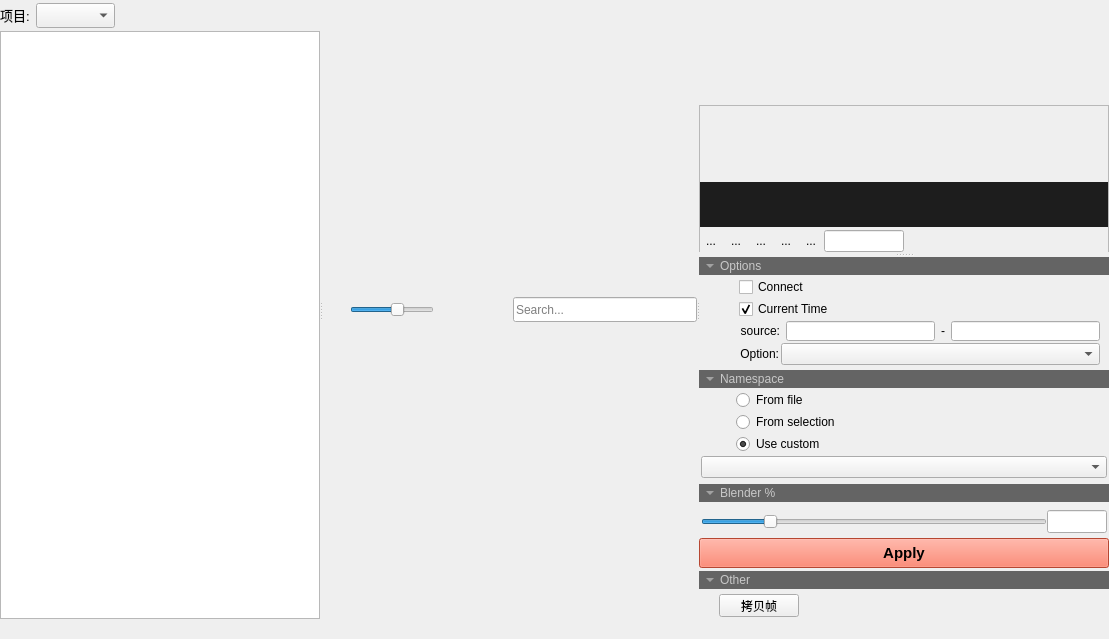
<?xml version="1.0" encoding="UTF-8"?>
<ui version="4.0">
 <class>Form</class>
 <widget class="QWidget" name="Form">
  <property name="geometry">
   <rect>
    <x>0</x>
    <y>0</y>
    <width>1109</width>
    <height>621</height>
   </rect>
  </property>
  <property name="windowTitle">
   <string>Form</string>
  </property>
  <layout class="QGridLayout" name="gridLayout" rowminimumheight="500,1">
   <property name="leftMargin">
    <number>0</number>
   </property>
   <property name="topMargin">
    <number>0</number>
   </property>
   <property name="rightMargin">
    <number>0</number>
   </property>
   <property name="bottomMargin">
    <number>0</number>
   </property>
   <property name="spacing">
    <number>0</number>
   </property>
   <item row="0" column="0">
    <widget class="QSplitter" name="mainWindow_splitter">
     <property name="orientation">
      <enum>Qt::Horizontal</enum>
     </property>
     <property name="handleWidth">
      <number>2</number>
     </property>
     <widget class="QWidget" name="layoutWidget_2">
      <layout class="QVBoxLayout" name="verticalLayout_5">
       <property name="spacing">
        <number>0</number>
       </property>
       <property name="sizeConstraint">
        <enum>QLayout::SetMaximumSize</enum>
       </property>
       <item>
        <layout class="QHBoxLayout" name="horizontalLayout_4">
         <property name="spacing">
          <number>6</number>
         </property>
         <property name="sizeConstraint">
          <enum>QLayout::SetDefaultConstraint</enum>
         </property>
         <property name="topMargin">
          <number>3</number>
         </property>
         <property name="bottomMargin">
          <number>3</number>
         </property>
         <item>
          <widget class="QLabel" name="label_2">
           <property name="sizePolicy">
            <sizepolicy hsizetype="Fixed" vsizetype="Fixed">
             <horstretch>0</horstretch>
             <verstretch>0</verstretch>
            </sizepolicy>
           </property>
           <property name="minimumSize">
            <size>
             <width>30</width>
             <height>0</height>
            </size>
           </property>
           <property name="maximumSize">
            <size>
             <width>30</width>
             <height>16777215</height>
            </size>
           </property>
           <property name="font">
            <font>
             <family>Microsoft YaHei UI</family>
             <pointsize>10</pointsize>
            </font>
           </property>
           <property name="text">
            <string>项目:</string>
           </property>
          </widget>
         </item>
         <item alignment="Qt::AlignLeft">
          <widget class="QComboBox" name="proj_comb">
           <property name="sizePolicy">
            <sizepolicy hsizetype="Expanding" vsizetype="Fixed">
             <horstretch>0</horstretch>
             <verstretch>0</verstretch>
            </sizepolicy>
           </property>
           <property name="minimumSize">
            <size>
             <width>50</width>
             <height>25</height>
            </size>
           </property>
           <property name="maximumSize">
            <size>
             <width>200</width>
             <height>25</height>
            </size>
           </property>
           <property name="font">
            <font>
             <family>Microsoft YaHei UI</family>
             <pointsize>10</pointsize>
             <weight>75</weight>
             <bold>true</bold>
            </font>
           </property>
          </widget>
         </item>
        </layout>
       </item>
       <item>
        <widget class="QSplitter" name="type_splitter">
         <property name="orientation">
          <enum>Qt::Vertical</enum>
         </property>
         <property name="handleWidth">
          <number>3</number>
         </property>
         <widget class="QListWidget" name="type_listWgt">
          <property name="sizePolicy">
           <sizepolicy hsizetype="MinimumExpanding" vsizetype="Expanding">
            <horstretch>0</horstretch>
            <verstretch>0</verstretch>
           </sizepolicy>
          </property>
          <property name="minimumSize">
           <size>
            <width>100</width>
            <height>0</height>
           </size>
          </property>
          <property name="maximumSize">
           <size>
            <width>15000</width>
            <height>16777215</height>
           </size>
          </property>
          <property name="sizeIncrement">
           <size>
            <width>0</width>
            <height>0</height>
           </size>
          </property>
          <property name="baseSize">
           <size>
            <width>10</width>
            <height>0</height>
           </size>
          </property>
          <property name="dragEnabled">
           <bool>false</bool>
          </property>
          <property name="alternatingRowColors">
           <bool>false</bool>
          </property>
          <property name="spacing">
           <number>3</number>
          </property>
          <property name="currentRow">
           <number>-1</number>
          </property>
         </widget>
        </widget>
       </item>
      </layout>
     </widget>
     <widget class="QWidget" name="layoutWidget_3">
      <layout class="QVBoxLayout" name="verticalLayout_main">
       <property name="spacing">
        <number>6</number>
       </property>
       <property name="sizeConstraint">
        <enum>QLayout::SetDefaultConstraint</enum>
       </property>
       <item>
        <layout class="QHBoxLayout" name="horizontalLayout_3" stretch="0,0,0,0,0,1">
         <property name="spacing">
          <number>3</number>
         </property>
         <item>
          <widget class="QPushButton" name="displayThumb_bttn">
           <property name="sizePolicy">
            <sizepolicy hsizetype="Fixed" vsizetype="Fixed">
             <horstretch>0</horstretch>
             <verstretch>0</verstretch>
            </sizepolicy>
           </property>
           <property name="minimumSize">
            <size>
             <width>25</width>
             <height>25</height>
            </size>
           </property>
           <property name="maximumSize">
            <size>
             <width>25</width>
             <height>25</height>
            </size>
           </property>
           <property name="toolTip">
            <string>表单显示</string>
           </property>
           <property name="text">
            <string/>
           </property>
           <property name="iconSize">
            <size>
             <width>22</width>
             <height>22</height>
            </size>
           </property>
           <property name="checkable">
            <bool>false</bool>
           </property>
           <property name="autoRepeat">
            <bool>false</bool>
           </property>
           <property name="autoExclusive">
            <bool>true</bool>
           </property>
           <property name="flat">
            <bool>true</bool>
           </property>
          </widget>
         </item>
         <item>
          <widget class="QSlider" name="itemSize_Slider">
           <property name="minimum">
            <number>10</number>
           </property>
           <property name="maximum">
            <number>200</number>
           </property>
           <property name="value">
            <number>120</number>
           </property>
           <property name="orientation">
            <enum>Qt::Horizontal</enum>
           </property>
          </widget>
         </item>
         <item>
          <widget class="QPushButton" name="download_Bttn">
           <property name="sizePolicy">
            <sizepolicy hsizetype="Fixed" vsizetype="Fixed">
             <horstretch>0</horstretch>
             <verstretch>0</verstretch>
            </sizepolicy>
           </property>
           <property name="minimumSize">
            <size>
             <width>25</width>
             <height>25</height>
            </size>
           </property>
           <property name="maximumSize">
            <size>
             <width>25</width>
             <height>25</height>
            </size>
           </property>
           <property name="toolTip">
            <string>下载图标到本地</string>
           </property>
           <property name="text">
            <string/>
           </property>
           <property name="iconSize">
            <size>
             <width>22</width>
             <height>22</height>
            </size>
           </property>
           <property name="flat">
            <bool>true</bool>
           </property>
          </widget>
         </item>
         <item>
          <widget class="QPushButton" name="refresh_Bttn">
           <property name="sizePolicy">
            <sizepolicy hsizetype="Fixed" vsizetype="Fixed">
             <horstretch>0</horstretch>
             <verstretch>0</verstretch>
            </sizepolicy>
           </property>
           <property name="minimumSize">
            <size>
             <width>25</width>
             <height>25</height>
            </size>
           </property>
           <property name="maximumSize">
            <size>
             <width>25</width>
             <height>25</height>
            </size>
           </property>
           <property name="toolTip">
            <string>刷新</string>
           </property>
           <property name="text">
            <string/>
           </property>
           <property name="iconSize">
            <size>
             <width>22</width>
             <height>22</height>
            </size>
           </property>
           <property name="flat">
            <bool>true</bool>
           </property>
          </widget>
         </item>
         <item>
          <spacer name="horizontalSpacer_3">
           <property name="orientation">
            <enum>Qt::Horizontal</enum>
           </property>
           <property name="sizeHint" stdset="0">
            <size>
             <width>20</width>
             <height>20</height>
            </size>
           </property>
          </spacer>
         </item>
         <item>
          <widget class="QLineEdit" name="key_line">
           <property name="minimumSize">
            <size>
             <width>25</width>
             <height>25</height>
            </size>
           </property>
           <property name="maximumSize">
            <size>
             <width>250</width>
             <height>25</height>
            </size>
           </property>
           <property name="placeholderText">
            <string>Search...</string>
           </property>
           <property name="clearButtonEnabled">
            <bool>true</bool>
           </property>
          </widget>
         </item>
        </layout>
       </item>
      </layout>
     </widget>
     <widget class="QSplitter" name="attr_splitter">
      <property name="orientation">
       <enum>Qt::Vertical</enum>
      </property>
      <property name="handleWidth">
       <number>5</number>
      </property>
      <widget class="QWidget" name="layoutWidget">
       <layout class="QVBoxLayout" name="preview_layout">
        <property name="spacing">
         <number>1</number>
        </property>
        <property name="sizeConstraint">
         <enum>QLayout::SetMaximumSize</enum>
        </property>
        <item>
         <layout class="QHBoxLayout" name="horizontalLayout">
          <property name="spacing">
           <number>1</number>
          </property>
          <property name="bottomMargin">
           <number>5</number>
          </property>
          <item>
           <spacer name="horizontalSpacer">
            <property name="orientation">
             <enum>Qt::Horizontal</enum>
            </property>
            <property name="sizeHint" stdset="0">
             <size>
              <width>40</width>
              <height>20</height>
             </size>
            </property>
           </spacer>
          </item>
          <item>
           <widget class="QPushButton" name="tag_bttn">
            <property name="sizePolicy">
             <sizepolicy hsizetype="Fixed" vsizetype="Fixed">
              <horstretch>0</horstretch>
              <verstretch>0</verstretch>
             </sizepolicy>
            </property>
            <property name="minimumSize">
             <size>
              <width>0</width>
              <height>0</height>
             </size>
            </property>
            <property name="maximumSize">
             <size>
              <width>18</width>
              <height>25</height>
             </size>
            </property>
            <property name="toolTip">
             <string>添加标签</string>
            </property>
            <property name="text">
             <string/>
            </property>
            <property name="iconSize">
             <size>
              <width>15</width>
              <height>15</height>
             </size>
            </property>
            <property name="flat">
             <bool>true</bool>
            </property>
           </widget>
          </item>
          <item>
           <widget class="QPushButton" name="favor_bttn">
            <property name="sizePolicy">
             <sizepolicy hsizetype="Fixed" vsizetype="Fixed">
              <horstretch>0</horstretch>
              <verstretch>0</verstretch>
             </sizepolicy>
            </property>
            <property name="minimumSize">
             <size>
              <width>0</width>
              <height>0</height>
             </size>
            </property>
            <property name="maximumSize">
             <size>
              <width>18</width>
              <height>25</height>
             </size>
            </property>
            <property name="font">
             <font>
              <family>Microsoft YaHei UI</family>
              <pointsize>10</pointsize>
             </font>
            </property>
            <property name="toolTip">
             <string>添加收藏</string>
            </property>
            <property name="text">
             <string/>
            </property>
            <property name="iconSize">
             <size>
              <width>15</width>
              <height>15</height>
             </size>
            </property>
            <property name="flat">
             <bool>true</bool>
            </property>
           </widget>
          </item>
         </layout>
        </item>
        <item>
         <widget class="QFrame" name="Preview_frame">
          <property name="sizePolicy">
           <sizepolicy hsizetype="Preferred" vsizetype="Expanding">
            <horstretch>0</horstretch>
            <verstretch>0</verstretch>
           </sizepolicy>
          </property>
          <property name="minimumSize">
           <size>
            <width>0</width>
            <height>200</height>
           </size>
          </property>
          <property name="frameShape">
           <enum>QFrame::StyledPanel</enum>
          </property>
          <property name="frameShadow">
           <enum>QFrame::Raised</enum>
          </property>
          <layout class="QVBoxLayout" name="verticalLayout_8">
           <property name="spacing">
            <number>0</number>
           </property>
           <property name="sizeConstraint">
            <enum>QLayout::SetMaximumSize</enum>
           </property>
           <property name="leftMargin">
            <number>0</number>
           </property>
           <property name="topMargin">
            <number>0</number>
           </property>
           <property name="rightMargin">
            <number>0</number>
           </property>
           <property name="bottomMargin">
            <number>0</number>
           </property>
           <item>
            <layout class="QVBoxLayout" name="verticalLayout_Preview">
             <property name="spacing">
              <number>0</number>
             </property>
             <property name="sizeConstraint">
              <enum>QLayout::SetMaximumSize</enum>
             </property>
            </layout>
           </item>
           <item>
            <widget class="QLabel" name="title_label">
             <property name="sizePolicy">
              <sizepolicy hsizetype="Preferred" vsizetype="Fixed">
               <horstretch>0</horstretch>
               <verstretch>0</verstretch>
              </sizepolicy>
             </property>
             <property name="minimumSize">
              <size>
               <width>0</width>
               <height>45</height>
              </size>
             </property>
             <property name="maximumSize">
              <size>
               <width>16777215</width>
               <height>45</height>
              </size>
             </property>
             <property name="font">
              <font>
               <family>Microsoft YaHei UI</family>
               <pointsize>9</pointsize>
               <weight>50</weight>
               <bold>false</bold>
              </font>
             </property>
             <property name="styleSheet">
              <string notr="true">color: rgb(150, 150, 150);
background-color: rgb(29, 29, 29);</string>
             </property>
             <property name="lineWidth">
              <number>0</number>
             </property>
             <property name="text">
              <string/>
             </property>
             <property name="alignment">
              <set>Qt::AlignLeading|Qt::AlignLeft|Qt::AlignVCenter</set>
             </property>
             <property name="wordWrap">
              <bool>true</bool>
             </property>
            </widget>
           </item>
          </layout>
         </widget>
        </item>
        <item>
         <layout class="QHBoxLayout" name="horizontalLayout_2">
          <item>
           <widget class="QToolButton" name="Play_toolBttn">
            <property name="text">
             <string>...</string>
            </property>
            <property name="autoRaise">
             <bool>true</bool>
            </property>
           </widget>
          </item>
          <item>
           <widget class="QToolButton" name="firstFrame_toolBttn">
            <property name="toolTip">
             <string>起始帧</string>
            </property>
            <property name="text">
             <string>...</string>
            </property>
            <property name="autoRaise">
             <bool>true</bool>
            </property>
           </widget>
          </item>
          <item>
           <widget class="QToolButton" name="prevFrame_toolBttn">
            <property name="toolTip">
             <string>上一帧</string>
            </property>
            <property name="text">
             <string>...</string>
            </property>
            <property name="autoRaise">
             <bool>true</bool>
            </property>
           </widget>
          </item>
          <item>
           <widget class="QToolButton" name="nextFrame_toolBttn">
            <property name="toolTip">
             <string>下一帧</string>
            </property>
            <property name="text">
             <string>...</string>
            </property>
            <property name="autoRaise">
             <bool>true</bool>
            </property>
           </widget>
          </item>
          <item>
           <widget class="QToolButton" name="lastFrame_toolBttn">
            <property name="toolTip">
             <string>结束帧</string>
            </property>
            <property name="text">
             <string>...</string>
            </property>
            <property name="autoRaise">
             <bool>true</bool>
            </property>
           </widget>
          </item>
          <item>
           <widget class="QLineEdit" name="frams_lineEdit">
            <property name="maximumSize">
             <size>
              <width>80</width>
              <height>16777215</height>
             </size>
            </property>
            <property name="readOnly">
             <bool>true</bool>
            </property>
           </widget>
          </item>
          <item>
           <spacer name="horizontalSpacer_2">
            <property name="orientation">
             <enum>Qt::Horizontal</enum>
            </property>
            <property name="sizeHint" stdset="0">
             <size>
              <width>40</width>
              <height>20</height>
             </size>
            </property>
           </spacer>
          </item>
         </layout>
        </item>
       </layout>
      </widget>
      <widget class="QWidget" name="layoutWidget">
       <layout class="QVBoxLayout" name="verticalLayout_3">
        <property name="spacing">
         <number>3</number>
        </property>
        <property name="sizeConstraint">
         <enum>QLayout::SetMinimumSize</enum>
        </property>
        <item>
         <layout class="QVBoxLayout" name="verticalLayout_2">
          <item>
           <widget class="QFrame" name="apply_option_frame">
            <layout class="QVBoxLayout" name="apply_option_vlayout">
             <property name="spacing">
              <number>0</number>
             </property>
             <property name="leftMargin">
              <number>0</number>
             </property>
             <property name="topMargin">
              <number>0</number>
             </property>
             <property name="rightMargin">
              <number>0</number>
             </property>
             <property name="bottomMargin">
              <number>0</number>
             </property>
             <item>
              <widget class="QToolButton" name="option_tbttn">
               <property name="sizePolicy">
                <sizepolicy hsizetype="Preferred" vsizetype="Fixed">
                 <horstretch>0</horstretch>
                 <verstretch>0</verstretch>
                </sizepolicy>
               </property>
               <property name="maximumSize">
                <size>
                 <width>16777215</width>
                 <height>18</height>
                </size>
               </property>
               <property name="font">
                <font>
                 <family>Microsoft YaHei UI</family>
                 <pointsize>9</pointsize>
                 <weight>50</weight>
                 <bold>false</bold>
                </font>
               </property>
               <property name="styleSheet">
                <string notr="true">background-color: rgb(100, 100, 100);
color: rgb(200, 200, 200);</string>
               </property>
               <property name="text">
                <string>Options</string>
               </property>
               <property name="toolButtonStyle">
                <enum>Qt::ToolButtonTextBesideIcon</enum>
               </property>
               <property name="autoRaise">
                <bool>true</bool>
               </property>
               <property name="arrowType">
                <enum>Qt::DownArrow</enum>
               </property>
              </widget>
             </item>
             <item>
              <widget class="QFrame" name="options_frame">
               <layout class="QVBoxLayout" name="apply_option_vlayout_2">
                <property name="spacing">
                 <number>2</number>
                </property>
                <property name="leftMargin">
                 <number>20</number>
                </property>
                <property name="topMargin">
                 <number>2</number>
                </property>
                <property name="bottomMargin">
                 <number>2</number>
                </property>
                <item>
                 <layout class="QVBoxLayout" name="verticalLayout_33">
                  <property name="leftMargin">
                   <number>20</number>
                  </property>
                  <property name="rightMargin">
                   <number>0</number>
                  </property>
                  <item>
                   <widget class="QCheckBox" name="connect_cBox">
                    <property name="text">
                     <string>Connect</string>
                    </property>
                   </widget>
                  </item>
                  <item>
                   <widget class="QCheckBox" name="currentTime_cBox">
                    <property name="text">
                     <string>Current Time</string>
                    </property>
                    <property name="checked">
                     <bool>true</bool>
                    </property>
                   </widget>
                  </item>
                 </layout>
                </item>
                <item>
                 <layout class="QHBoxLayout" name="apply_option">
                  <property name="spacing">
                   <number>6</number>
                  </property>
                  <item>
                   <widget class="QLabel" name="label_16">
                    <property name="sizePolicy">
                     <sizepolicy hsizetype="Fixed" vsizetype="Preferred">
                      <horstretch>0</horstretch>
                      <verstretch>0</verstretch>
                     </sizepolicy>
                    </property>
                    <property name="minimumSize">
                     <size>
                      <width>61</width>
                      <height>0</height>
                     </size>
                    </property>
                    <property name="maximumSize">
                     <size>
                      <width>61</width>
                      <height>16777215</height>
                     </size>
                    </property>
                    <property name="font">
                     <font>
                      <family>Microsoft YaHei UI</family>
                     </font>
                    </property>
                    <property name="layoutDirection">
                     <enum>Qt::RightToLeft</enum>
                    </property>
                    <property name="text">
                     <string>source:</string>
                    </property>
                    <property name="alignment">
                     <set>Qt::AlignRight|Qt::AlignTrailing|Qt::AlignVCenter</set>
                    </property>
                   </widget>
                  </item>
                  <item>
                   <widget class="QLineEdit" name="apply_option_lineEdit01">
                    <property name="minimumSize">
                     <size>
                      <width>0</width>
                      <height>20</height>
                     </size>
                    </property>
                   </widget>
                  </item>
                  <item>
                   <widget class="QLabel" name="label_17">
                    <property name="text">
                     <string>-</string>
                    </property>
                   </widget>
                  </item>
                  <item>
                   <widget class="QLineEdit" name="apply_option_lineEdit02">
                    <property name="minimumSize">
                     <size>
                      <width>0</width>
                      <height>20</height>
                     </size>
                    </property>
                   </widget>
                  </item>
                 </layout>
                </item>
                <item>
                 <layout class="QHBoxLayout" name="apply_option_10">
                  <item>
                   <widget class="QLabel" name="label_18">
                    <property name="sizePolicy">
                     <sizepolicy hsizetype="Fixed" vsizetype="Preferred">
                      <horstretch>0</horstretch>
                      <verstretch>0</verstretch>
                     </sizepolicy>
                    </property>
                    <property name="minimumSize">
                     <size>
                      <width>60</width>
                      <height>0</height>
                     </size>
                    </property>
                    <property name="maximumSize">
                     <size>
                      <width>60</width>
                      <height>16777215</height>
                     </size>
                    </property>
                    <property name="font">
                     <font>
                      <family>Microsoft YaHei UI</family>
                     </font>
                    </property>
                    <property name="text">
                     <string>Option:</string>
                    </property>
                    <property name="alignment">
                     <set>Qt::AlignRight|Qt::AlignTrailing|Qt::AlignVCenter</set>
                    </property>
                   </widget>
                  </item>
                  <item>
                   <widget class="QComboBox" name="apply_option_combox">
                    <property name="font">
                     <font>
                      <family>Microsoft YaHei UI</family>
                     </font>
                    </property>
                   </widget>
                  </item>
                 </layout>
                </item>
               </layout>
              </widget>
             </item>
            </layout>
           </widget>
          </item>
          <item>
           <widget class="QFrame" name="namespace_frame">
            <layout class="QVBoxLayout" name="namespace_vlayout">
             <property name="spacing">
              <number>0</number>
             </property>
             <property name="leftMargin">
              <number>0</number>
             </property>
             <property name="topMargin">
              <number>0</number>
             </property>
             <property name="rightMargin">
              <number>0</number>
             </property>
             <property name="bottomMargin">
              <number>0</number>
             </property>
             <item>
              <widget class="QToolButton" name="namespace_tbttn">
               <property name="sizePolicy">
                <sizepolicy hsizetype="Preferred" vsizetype="Fixed">
                 <horstretch>0</horstretch>
                 <verstretch>0</verstretch>
                </sizepolicy>
               </property>
               <property name="maximumSize">
                <size>
                 <width>16777215</width>
                 <height>18</height>
                </size>
               </property>
               <property name="font">
                <font>
                 <family>Microsoft YaHei UI</family>
                 <pointsize>9</pointsize>
                 <weight>50</weight>
                 <bold>false</bold>
                </font>
               </property>
               <property name="styleSheet">
                <string notr="true">background-color: rgb(100, 100, 100);
color: rgb(200, 200, 200);</string>
               </property>
               <property name="text">
                <string>Namespace</string>
               </property>
               <property name="toolButtonStyle">
                <enum>Qt::ToolButtonTextBesideIcon</enum>
               </property>
               <property name="autoRaise">
                <bool>true</bool>
               </property>
               <property name="arrowType">
                <enum>Qt::DownArrow</enum>
               </property>
              </widget>
             </item>
             <item>
              <widget class="QFrame" name="namespace_frame_2">
               <layout class="QVBoxLayout" name="namespace_vlayout_02">
                <property name="spacing">
                 <number>2</number>
                </property>
                <property name="leftMargin">
                 <number>2</number>
                </property>
                <property name="topMargin">
                 <number>2</number>
                </property>
                <property name="rightMargin">
                 <number>2</number>
                </property>
                <property name="bottomMargin">
                 <number>2</number>
                </property>
                <item>
                 <layout class="QVBoxLayout" name="namespace_vlayout_2">
                  <property name="spacing">
                   <number>2</number>
                  </property>
                  <property name="leftMargin">
                   <number>35</number>
                  </property>
                  <item>
                   <widget class="QRadioButton" name="namespace_rBtn_01">
                    <property name="text">
                     <string>From file</string>
                    </property>
                    <attribute name="buttonGroup">
                     <string notr="true">namespace_bttnGroup</string>
                    </attribute>
                   </widget>
                  </item>
                  <item>
                   <widget class="QRadioButton" name="namespace_rBtn_03">
                    <property name="text">
                     <string>From selection</string>
                    </property>
                    <attribute name="buttonGroup">
                     <string notr="true">namespace_bttnGroup</string>
                    </attribute>
                   </widget>
                  </item>
                  <item>
                   <widget class="QRadioButton" name="namespace_rBtn_02">
                    <property name="text">
                     <string>Use custom</string>
                    </property>
                    <property name="checked">
                     <bool>true</bool>
                    </property>
                    <attribute name="buttonGroup">
                     <string notr="true">namespace_bttnGroup</string>
                    </attribute>
                   </widget>
                  </item>
                 </layout>
                </item>
                <item>
                 <layout class="QHBoxLayout" name="reference_hlayout">
                  <property name="topMargin">
                   <number>0</number>
                  </property>
                  <property name="bottomMargin">
                   <number>1</number>
                  </property>
                  <item>
                   <widget class="QComboBox" name="reference_combox">
                    <property name="font">
                     <font>
                      <family>Microsoft YaHei UI</family>
                     </font>
                    </property>
                   </widget>
                  </item>
                 </layout>
                </item>
               </layout>
              </widget>
             </item>
            </layout>
           </widget>
          </item>
          <item>
           <widget class="QFrame" name="pose_percent_frame">
            <layout class="QVBoxLayout" name="pose_percent_vlayout">
             <property name="spacing">
              <number>6</number>
             </property>
             <property name="leftMargin">
              <number>0</number>
             </property>
             <property name="topMargin">
              <number>0</number>
             </property>
             <property name="rightMargin">
              <number>0</number>
             </property>
             <property name="bottomMargin">
              <number>0</number>
             </property>
             <item>
              <widget class="QToolButton" name="blender_tbttn">
               <property name="sizePolicy">
                <sizepolicy hsizetype="Preferred" vsizetype="Fixed">
                 <horstretch>0</horstretch>
                 <verstretch>0</verstretch>
                </sizepolicy>
               </property>
               <property name="maximumSize">
                <size>
                 <width>16777215</width>
                 <height>18</height>
                </size>
               </property>
               <property name="font">
                <font>
                 <family>Microsoft YaHei UI</family>
                 <pointsize>9</pointsize>
                 <weight>50</weight>
                 <bold>false</bold>
                </font>
               </property>
               <property name="styleSheet">
                <string notr="true">background-color: rgb(100, 100, 100);
color: rgb(200, 200, 200);</string>
               </property>
               <property name="text">
                <string>Blender %</string>
               </property>
               <property name="toolButtonStyle">
                <enum>Qt::ToolButtonTextBesideIcon</enum>
               </property>
               <property name="autoRaise">
                <bool>true</bool>
               </property>
               <property name="arrowType">
                <enum>Qt::DownArrow</enum>
               </property>
              </widget>
             </item>
             <item>
              <widget class="QFrame" name="pose_percent_frame_2">
               <layout class="QHBoxLayout" name="pose_percent">
                <property name="spacing">
                 <number>0</number>
                </property>
                <property name="leftMargin">
                 <number>2</number>
                </property>
                <property name="topMargin">
                 <number>2</number>
                </property>
                <property name="rightMargin">
                 <number>2</number>
                </property>
                <property name="bottomMargin">
                 <number>2</number>
                </property>
                <item>
                 <widget class="QSlider" name="posePercentSlider">
                  <property name="minimum">
                   <number>-30</number>
                  </property>
                  <property name="maximum">
                   <number>130</number>
                  </property>
                  <property name="value">
                   <number>0</number>
                  </property>
                  <property name="orientation">
                   <enum>Qt::Horizontal</enum>
                  </property>
                 </widget>
                </item>
                <item>
                 <widget class="QLineEdit" name="posePercentLineEdit">
                  <property name="minimumSize">
                   <size>
                    <width>0</width>
                    <height>23</height>
                   </size>
                  </property>
                  <property name="maximumSize">
                   <size>
                    <width>60</width>
                    <height>16777215</height>
                   </size>
                  </property>
                 </widget>
                </item>
               </layout>
              </widget>
             </item>
            </layout>
           </widget>
          </item>
          <item>
           <widget class="QPushButton" name="action_apply_bttn">
            <property name="minimumSize">
             <size>
              <width>0</width>
              <height>30</height>
             </size>
            </property>
            <property name="font">
             <font>
              <family>Microsoft YaHei UI</family>
              <pointsize>11</pointsize>
              <weight>75</weight>
              <bold>true</bold>
             </font>
            </property>
            <property name="styleSheet">
             <string notr="true">color: rgb(0, 0, 0);
background-color: rgb(255, 99, 70);
</string>
            </property>
            <property name="text">
             <string>Apply</string>
            </property>
           </widget>
          </item>
          <item>
           <layout class="QVBoxLayout" name="other_vlayout">
            <property name="spacing">
             <number>0</number>
            </property>
            <item>
             <widget class="QToolButton" name="other_tbttn">
              <property name="sizePolicy">
               <sizepolicy hsizetype="Preferred" vsizetype="Fixed">
                <horstretch>0</horstretch>
                <verstretch>0</verstretch>
               </sizepolicy>
              </property>
              <property name="maximumSize">
               <size>
                <width>16777215</width>
                <height>18</height>
               </size>
              </property>
              <property name="font">
               <font>
                <family>Microsoft YaHei UI</family>
                <pointsize>9</pointsize>
                <weight>50</weight>
                <bold>false</bold>
               </font>
              </property>
              <property name="styleSheet">
               <string notr="true">background-color: rgb(100, 100, 100);
color: rgb(200, 200, 200);</string>
              </property>
              <property name="text">
               <string>Other</string>
              </property>
              <property name="toolButtonStyle">
               <enum>Qt::ToolButtonTextBesideIcon</enum>
              </property>
              <property name="autoRaise">
               <bool>true</bool>
              </property>
              <property name="arrowType">
               <enum>Qt::DownArrow</enum>
              </property>
             </widget>
            </item>
            <item>
             <widget class="QFrame" name="other_frame">
              <layout class="QHBoxLayout" name="horizontalLayout_5">
               <property name="spacing">
                <number>0</number>
               </property>
               <property name="leftMargin">
                <number>20</number>
               </property>
               <property name="topMargin">
                <number>5</number>
               </property>
               <property name="rightMargin">
                <number>20</number>
               </property>
               <property name="bottomMargin">
                <number>2</number>
               </property>
               <item>
                <widget class="QPushButton" name="copyKey_bttn">
                 <property name="maximumSize">
                  <size>
                   <width>16777215</width>
                   <height>23</height>
                  </size>
                 </property>
                 <property name="font">
                  <font>
                   <family>Microsoft YaHei UI</family>
                  </font>
                 </property>
                 <property name="text">
                  <string>拷贝帧</string>
                 </property>
                </widget>
               </item>
               <item>
                <spacer name="horizontalSpacer_4">
                 <property name="orientation">
                  <enum>Qt::Horizontal</enum>
                 </property>
                 <property name="sizeHint" stdset="0">
                  <size>
                   <width>40</width>
                   <height>20</height>
                  </size>
                 </property>
                </spacer>
               </item>
              </layout>
             </widget>
            </item>
           </layout>
          </item>
          <item>
           <spacer name="verticalSpacer">
            <property name="orientation">
             <enum>Qt::Vertical</enum>
            </property>
            <property name="sizeHint" stdset="0">
             <size>
              <width>20</width>
              <height>40</height>
             </size>
            </property>
           </spacer>
          </item>
         </layout>
        </item>
       </layout>
      </widget>
     </widget>
    </widget>
   </item>
   <item row="1" column="0">
    <layout class="QHBoxLayout" name="msg_Layout_3">
     <property name="spacing">
      <number>10</number>
     </property>
     <item>
      <widget class="QLabel" name="msg_icon_label">
       <property name="sizePolicy">
        <sizepolicy hsizetype="Fixed" vsizetype="Fixed">
         <horstretch>0</horstretch>
         <verstretch>0</verstretch>
        </sizepolicy>
       </property>
       <property name="minimumSize">
        <size>
         <width>15</width>
         <height>15</height>
        </size>
       </property>
       <property name="maximumSize">
        <size>
         <width>15</width>
         <height>15</height>
        </size>
       </property>
       <property name="text">
        <string/>
       </property>
       <property name="scaledContents">
        <bool>true</bool>
       </property>
      </widget>
     </item>
     <item>
      <widget class="QLabel" name="msg_label">
       <property name="sizePolicy">
        <sizepolicy hsizetype="Expanding" vsizetype="Fixed">
         <horstretch>0</horstretch>
         <verstretch>0</verstretch>
        </sizepolicy>
       </property>
       <property name="minimumSize">
        <size>
         <width>0</width>
         <height>15</height>
        </size>
       </property>
       <property name="maximumSize">
        <size>
         <width>150000</width>
         <height>15</height>
        </size>
       </property>
       <property name="font">
        <font>
         <family>Microsoft YaHei UI</family>
         <pointsize>8</pointsize>
        </font>
       </property>
       <property name="text">
        <string/>
       </property>
       <property name="scaledContents">
        <bool>true</bool>
       </property>
      </widget>
     </item>
     <item>
      <spacer name="horizontalSpacer_6">
       <property name="orientation">
        <enum>Qt::Horizontal</enum>
       </property>
       <property name="sizeHint" stdset="0">
        <size>
         <width>40</width>
         <height>20</height>
        </size>
       </property>
      </spacer>
     </item>
    </layout>
   </item>
  </layout>
 </widget>
 <resources/>
 <connections/>
 <buttongroups>
  <buttongroup name="namespace_bttnGroup"/>
 </buttongroups>
</ui>
